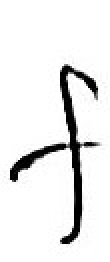
#> input picture myfont/102.png, 55 x 131 px, given in place of 69.png, which was not available (shown 2 times larger); the run also reads 1 picture not shown here
$ python text_to_image.py
#> lines starting #> are read from the running program, lines starting #| are printed output that depends on the picture
#Importing Library
from PIL import Image
from sys import argv
import argparse
import os


parser = argparse.ArgumentParser(description='Text to image',
                                 formatter_class=argparse.ArgumentDefaultsHelpFormatter)
parser.add_argument('-f', '--filename', default='input/oposicao_sindical.txt', help='path to input file', metavar='DIR')

args = parser.parse_args()

fileName = args.filename
txt=open(fileName, "r")
#> (reads input/oposicao_sindical.txt from the repository)

BG=Image.open("myfont/bg.png") #path of page(background)photo (I have used blank page)
sheet_width=BG.width
#> sheet_width = 2632
gap, ht = 100, 21

text = txt.read().replace("\n","&")
# for each letter in the uploaded txt file, read the unicode value and replace it with
# the corresponding handwritten file in the "myfont" folder.
def set_newline_coords(gap=gap, height=ht, is_space=False):
    offset = 140
    if is_space:
        calculated_height = height + 2*offset
    else:
        calculated_height = height + offset
    return gap, calculated_height

print(text)
for i in text:
    print(i, gap, ht)
    if i == '&':
        gap, ht = set_newline_coords(height=ht, is_space=True)
        continue
    if i == '%':
        gap, ht = set_newline_coords(height=ht, is_space=False)
        continue


    cases = Image.open("myfont/{}.png".format(str(ord(i))))
#> cases is the input picture: PIL image 55x131 RGB; min 0, max 255, mean 233.7

    BG.paste(cases, (gap, ht))
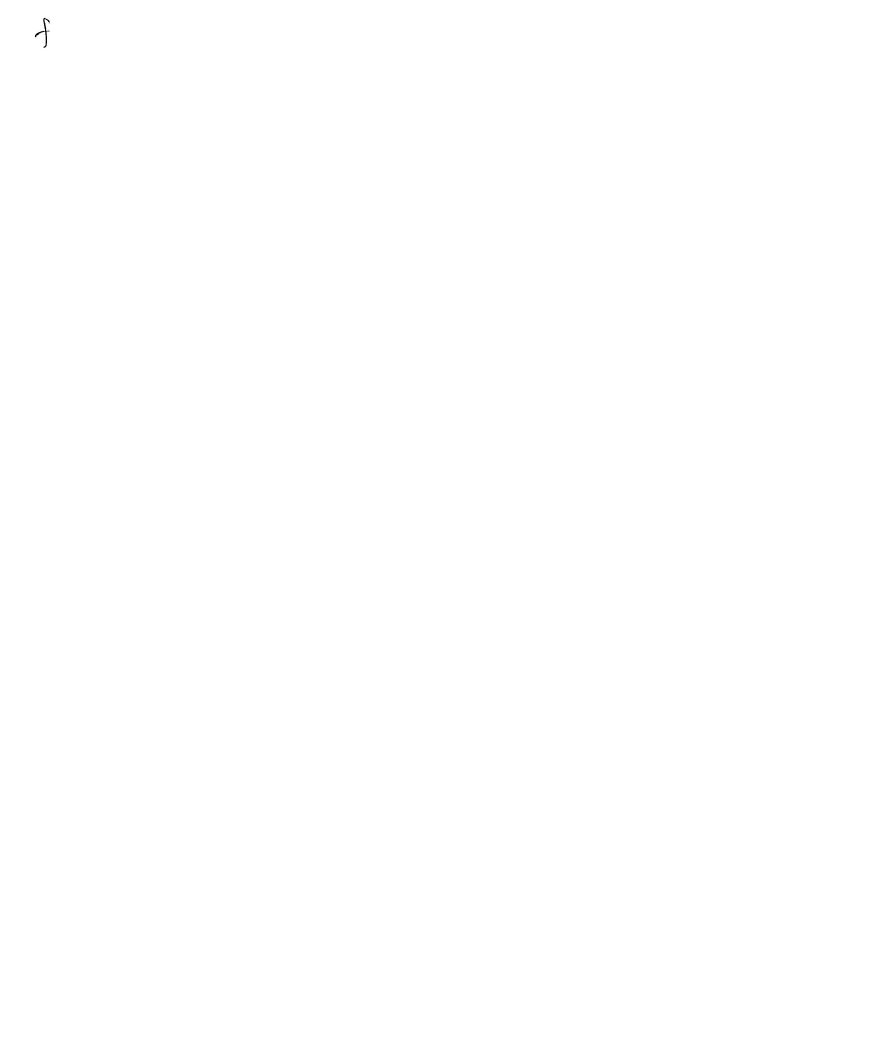
#> BG: PIL image 2632x3176 RGBA (shown at 1/3 size); mean R, G, B, A 255, 255, 255, 255
    size = cases.width
#> size = 55

    gap+=size
#> gap = 155

    if sheet_width < gap or len(i)*115 >(sheet_width-gap):
        gap, ht = set_newline_coords(height=ht, is_space=False)
        print('linebreak')
#> pass 2 of the loop `for i in text:`:
#| u 155 21
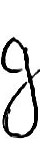
#> input picture myfont/103.png, 40 x 151 px, given in place of 117.png, which was not available
#> cases is the input picture: PIL image 40x151 RGB; min 0, max 255, mean 216.3
#> `BG.paste(cases, (gap, ht))`:
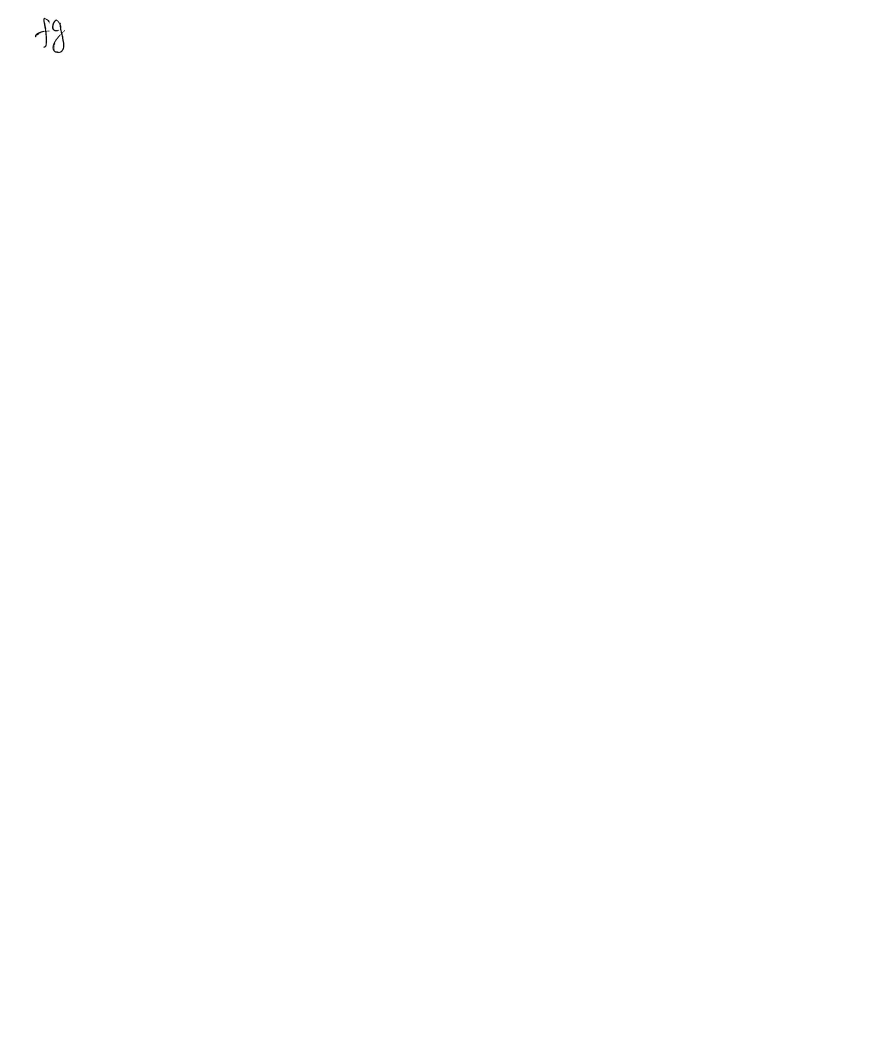
#> BG: PIL image 2632x3176 RGBA (shown at 1/3 size); mean R, G, B, A 255, 255, 255, 255
#> (the run stopped early here; a loop or call above may not have finished)
